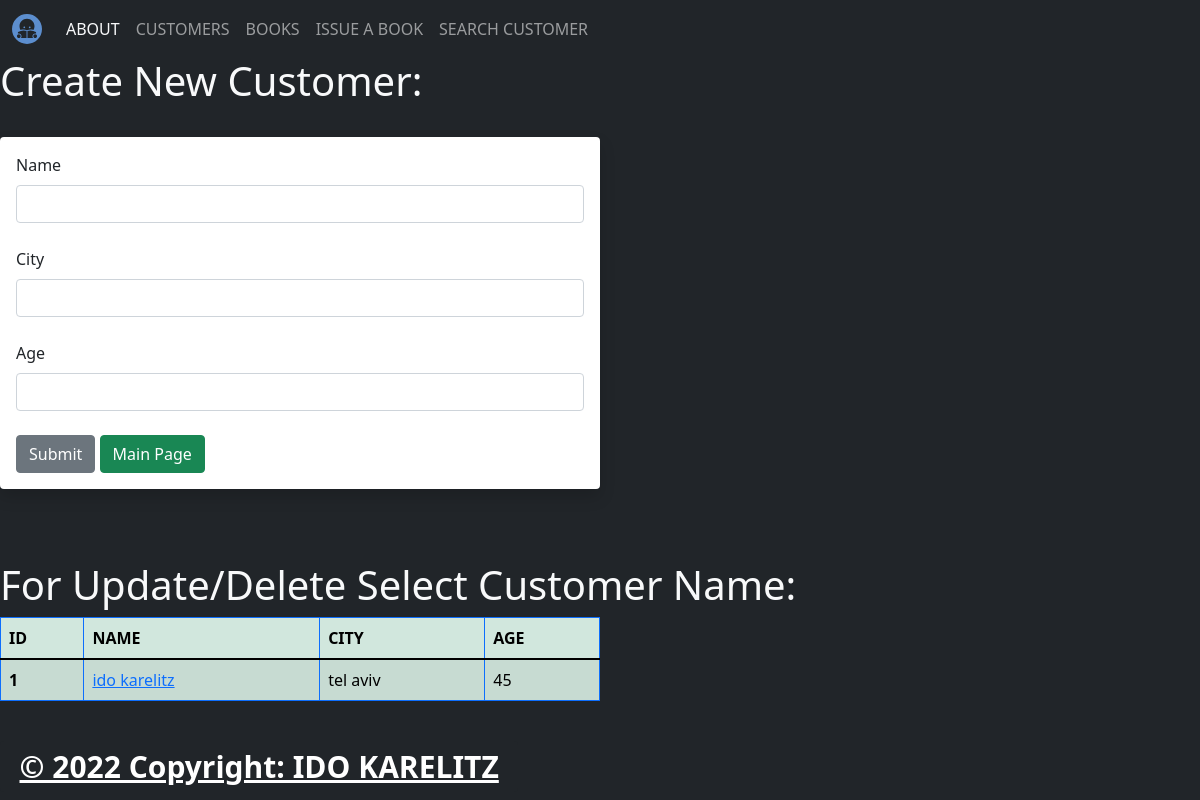
Page /customer/add on the earlier database version.
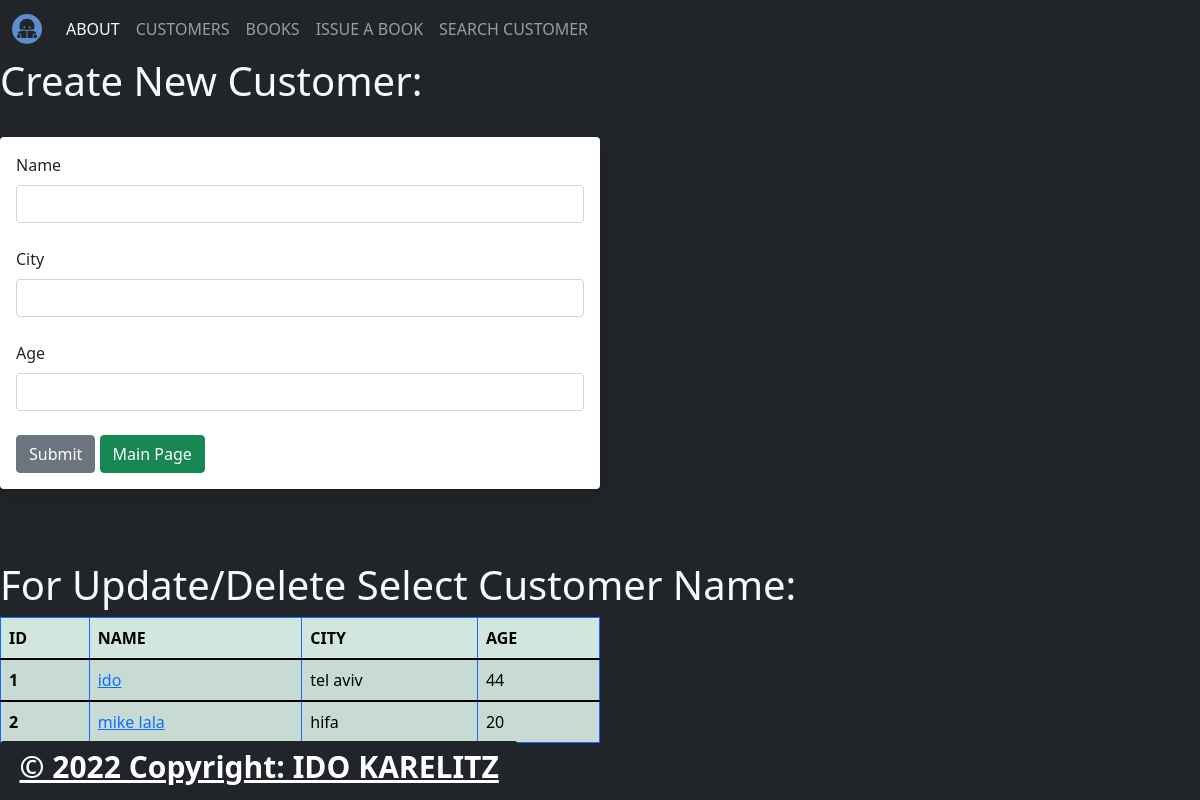
Same page on the later database version.
### app.py (models this page shows, shortened)
class Customers(db.Model):
    id        = db.Column(db.Integer, primary_key=True)
    name      = db.Column(db.String(200), nullable=False, unique=True)
    city      = db.Column(db.String(200), nullable=False)
    age       = db.Column(db.String(10), nullable=False)
    date_added = db.Column(db.DateTime, default=datetime.datetime.utcnow)
    cus_book = db.relationship("Issue_book", backref="issue", lazy=True)

### app.py (the view, shortened to what this page needs)
@app.route('/customer/add', methods=['GET','POST'])
def add_customer():
    name=None
    form=CustomerForm()
    our_customers=Customers.query.order_by(Customers.date_added)
    return render_template("add_customer.html", form=form, name=name, our_customers=our_customers)

### app.py
class CustomerForm(FlaskForm):
    name = StringField('Name', validators=[DataRequired()])
    city = StringField('City', validators=[DataRequired()])
    age = StringField('Age', validators=[DataRequired()])
    submit = SubmitField('Submit')

### templates/add_customer.html (shortened to what this page needs)
{% extends 'layout.html' %}
{% block body %}
{% if name %}
<h1>Customer Added!</h1>
<br /><br /><br />
<table class="table w-50 table-hover table-success table-bordered border-primary table-striped">
  <thead>
    <tr>
      <th scope="col">ID</th>
      <th scope="col">NAME</th>
      <th scope="col">CITY</th>
      <th scope="col">AGE</th>
      <th scope="col">DELETE</th>
    </tr>
  </thead>
  {% for our_customer in our_customers%}
  <tr>
    <tbody>
      <th scope="row">{{ our_customer.id }}</th>
      <td><a href="{{ url_for('Update_customer', id=our_customer.id) }}">{{ our_customer.name }}</a></td>
      <td>{{ our_customer.city }}</td>
      <td>{{ our_customer.age }}</td>
      <td><a href="{{ url_for('delete', id=our_customer.id) }}">Delete</a></td>
  </tr>
  </tbody>
  <!--<tr>
<td>{{ our_customer.id }}.<a href="{{ url_for('Update_customer', id=our_customer.id) }}">{{ our_customer.name }}-</a>{{ our_customer.city }}-{{ our_customer.age }} <a href="{{ url_for('delete', id=our_customer.id) }}">Delete</a></td>
</tr>-->
  {% endfor %}
</table>
{% else %}
<h1>Create New Customer:</h1>
<br />
<div class="w-50 shadow p-3 mb-5 bg-body rounded text-dark">
  <form method="POST">
    {{ form.name.label(class="form-label") }}
    {{ form.name(class="form-control") }}
    <br />
    {{ form.city.label(class="form-label") }}
    {{ form.city(class="form-control") }}
    <br />
    {{ form.age.label(class="form-label") }}
    {{ form.age(class="form-control") }}
    <br />
    {{ form.submit(class="btn btn-secondary") }}
    <a href="{{ url_for('index') }}" class="btn btn-success">Main Page</a>
  </form>
</div>
<br />
<h1>For Update/Delete Select Customer Name: </h1>
<table class="table w-50 table-hover table-success table-bordered border-primary table-striped">
  <thead>
    <tr>
      <th scope="col">ID</th>
      <th scope="col">NAME</th>
      <th scope="col">CITY</th>
      <th scope="col">AGE</th>
    </tr>
  </thead>
  {% for our_customer in our_customers%}
  <tr>
    <tbody>
      <th scope="row">{{ our_customer.id }}</th>
      <td><a href="{{ url_for('Update_customer', id=our_customer.id) }}">{{ our_customer.name }}</a></td>
      <td>{{ our_customer.city }}</td>
      <td>{{ our_customer.age }}</td>
  </tr>
  {% endfor %}
</table>
{% endif %}
{% endblock %}

### templates/layout.html (shortened to what this page needs)
<!DOCTYPE html>
<html lang="en">
<head>
  <link href="https://cdn.jsdelivr.net/npm/bootstrap@5.1.3/dist/css/bootstrap.min.css" rel="stylesheet"
>
</head>
<body class="vh-100 bg-dark text-light">
  {% include 'navbar.html' %}
  {% block body %}{% endblock %}
</body>
</html>

### templates/navbar.html
<nav class="navbar navbar-expand-sm navbar-dark bg-dark sticky-top">
    <div class="container-fluid">
        <a class="navbar-brand" href="/">
            <img src="\static\images\logo_main.svg" alt="" width="30" height="30"
                class="d-inline-block align-text-top" />
        </a>
        <ul class="navbar-nav me-auto mb-2 mb-lg-0">
            <li class="nav-item">
                <a class="nav-link text-light" href="/about">ABOUT</a>
            </li>
            <li class="nav-item">
                <a class="nav-link " href="{{ url_for('add_customer')}}">CUSTOMERS</a>
            </li>
            <li class="nav-item">
                <a class="nav-link " href="{{ url_for('add_book')}}">BOOKS</a>
            </li>
            <li class="nav-item">
                <a class="nav-link " href="{{ url_for('issue_book')}}">ISSUE A BOOK</a>
            </li>
            <li class="nav-item">
                <a class="nav-link " href="{{ url_for('search_customer')}}">SEARCH CUSTOMER</a>
            </li>
        </ul>
    </div>
</nav>
<footer class="fixed-bottom bg-transparent text-center text-lg-start">
    <h1><a href="/about" class="badge badge-danger badge-primary bg-dark">© 2022 Copyright: IDO KARELITZ</a></h1>
</footer>

### templates/layout.html (style rules this page uses)
body { background-image: url("static/images/books_bg.jpg"); height: 500px; background-position: center; background-repeat: no-repeat; background-size: cover; position: relative; }

Differences in the rows shown:
changed Customers "tel aviv": name "ido karelitz" → "ido"; age "45" → "44"
added Customers: id "2", name "mike lala", city "hifa", age "20"
